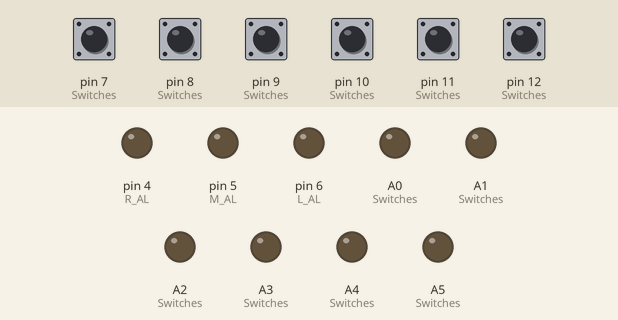
Simulated run of this program. Board: Arduino Nano, built with avr-gcc and run on an emulated ATmega328P. On the bench: output pins drawn as LEDs (lit = HIGH). The test bench sets the inputs (shaded band); at power-on: pin 7 (Switches), pin 8 (Switches), pin 9 (Switches), pin 10 (Switches), pin 11 (Switches), pin 12 (Switches) HIGH.

Above: at 1.2 s.
1.3 s: pin 7 (Switches) pulled LOW for 0.15 s
At 2.5 s:
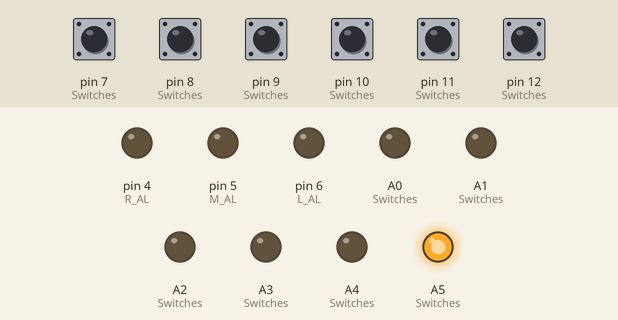
2.9 s: pin 8 (Switches) pulled LOW for 0.15 s
At 4.0 s:
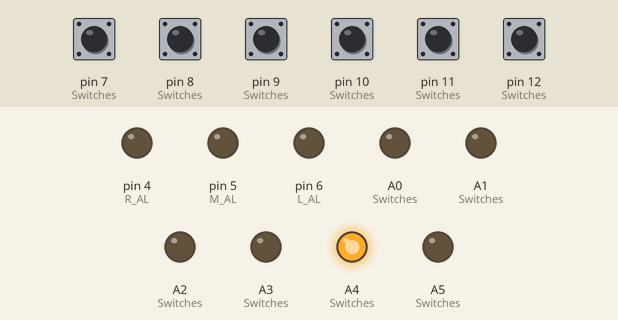
4.5 s: pin 9 (Switches) pulled LOW for 0.15 s
At 5.3 s:
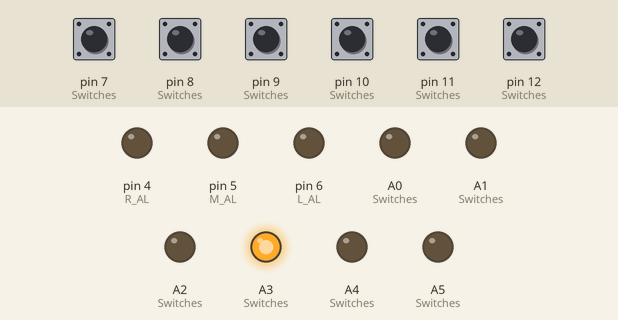
6.1 s: pin 10 (Switches) pulled LOW for 0.15 s
At 6.6 s:
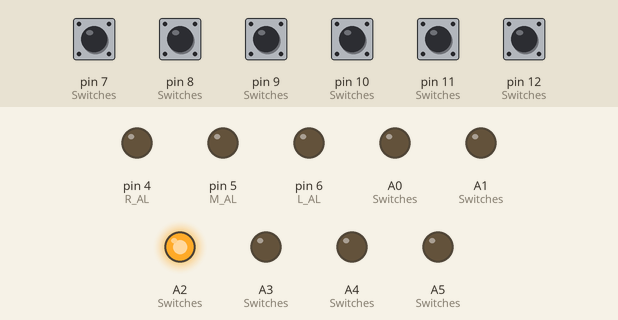
7.7 s: pin 11 (Switches) pulled LOW for 0.15 s
At 8.9 s:
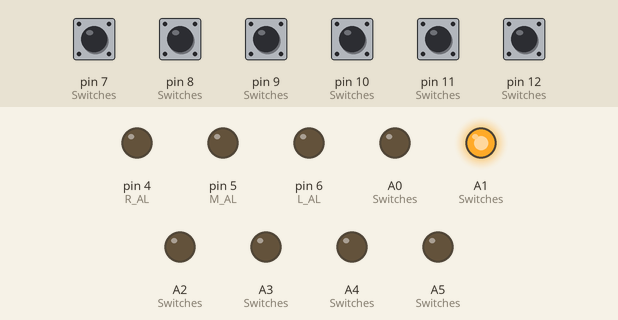
9.3 s: pin 12 (Switches) pulled LOW for 0.15 s
At 10.3 s:
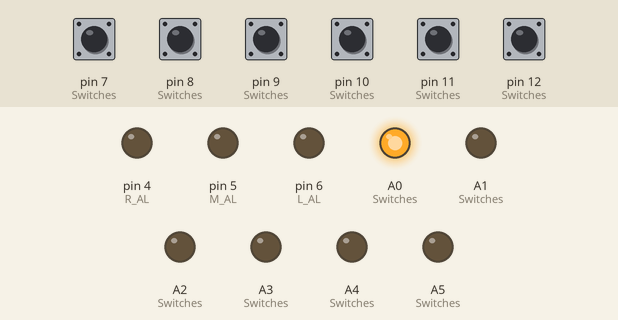
Timing chart, 0 to 11.9 s (numbered marks = the images above; inputs shaded):
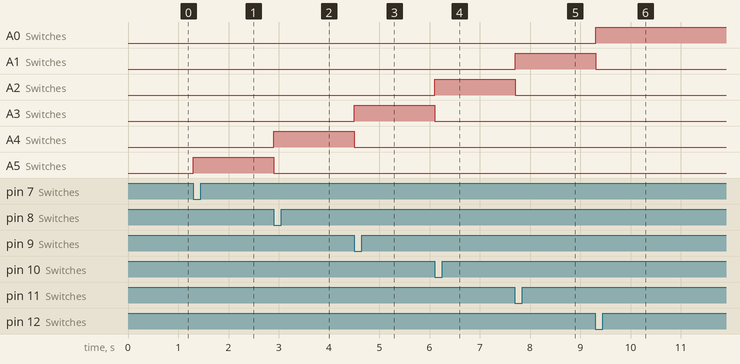

The program:

main.cpp
```cpp
#include <Arduino.h>
#include "general.h"
#include "AmberLeds.h"
#include "ArcadeSwitch.h"

//---------Amber Leds----------------------

#define L_AL D6 // Left Amber Led
#define M_AL D5 // Middle Amber Led
#define R_AL D4 // Right Amber Led

//---------Amber Leds END------------------
//---------ArcadeButtons-------------------
//---------ArcadeButtons Leds--------------

#define LB_AB_L A0 // Left Blue ArcadeButton Led
#define RB_AB_L A1 // Right Blue ArcadeButton Led

#define LW_AB_L A2 // Left White ArcadeButton Led
#define RW_AB_L A3 // Right White ArcadeButton Led

#define LY_AB_L A4 // Left Yellow ArcadeButton Led
#define RY_AB_L A5 // Right Yellow ArcadeButton Led

//---------ArcadeButtons Switches----------

#define LB_AB_S D12 // Left Blue ArcadeButton Switch
#define RB_AB_S D11 // Right Blue ArcadeButton Switch

#define LW_AB_S D10 // Left White ArcadeButton Switch
#define RW_AB_S D9  // Right White ArcadeButton Switch

#define LY_AB_S D8  // Left Yellow ArcadeButton Switch
#define RY_AB_S D7  // Right Yellow ArcadeButton Switch

//---------ArcadeButtons END---------------
//---------variable setup------------------

ArcadeSwitch Switches[] =
{
  {LB_AB_L, LB_AB_S},
  {RB_AB_L, RB_AB_S},
  {LW_AB_L, LW_AB_S},
  {RW_AB_L, RW_AB_S},
  {LY_AB_L, LY_AB_S},
  {RY_AB_L, RY_AB_S}
};

void (*fp[])(void) =
{
  SetAllOn,
  SetAllOff,
  SetLightOption1,
  SetLightOption2,
  SetLightOption3
};

LightOption lightOption;

const uint8_t Amount_Of_Switches = sizeof(Switches) / sizeof(ArcadeSwitch);

uint8_t Button_Values = 0x0;
uint8_t Prev_Button_Values = 0x0;
uint8_t Highest_Binary_Number;

//---------variable setup END--------------
//---------Forward declared functions------

void AmberLedSetup();
void ButtonSetup();
void CheckForMultipleBits();
void SetRelatedLEDOnArcadeButton();
LightOption GetRelatedLightIndexFromButtons();

//---------Forward declared functions END--

void setup() {
  AmberLedSetup();
  ButtonSetup();
  Serial.begin(9600);
}

void loop() {
  Button_Values = 0x0;

  for(int i = 0; i < Amount_Of_Switches; i++)
    Button_Values |= (digitalRead(Switches[i].m_SwitchPin) << i);

  CheckForMultipleBits();

  if(Button_Values != Prev_Button_Values && Button_Values != Highest_Binary_Number)
  {
    SetRelatedLEDOnArcadeButton();
    lightOption = GetRelatedLightIndexFromButtons();
  }
  //Serial.println(Button_Values, BIN);
  delay(50);
}

void AmberLedSetup()
{
  pinMode(L_AL, OUTPUT);
  pinMode(M_AL, OUTPUT);
  pinMode(R_AL, OUTPUT);

  digitalWrite(L_AL, LOW);
  digitalWrite(M_AL, LOW);
  digitalWrite(R_AL, LOW);

  lightOption = SET_ALL_LIGHTS_OFF;
}

void ButtonSetup()
{
  // --Leds------
  pinMode(Switches[0].m_LedPin, OUTPUT);
  pinMode(Switches[1].m_LedPin, OUTPUT);
  pinMode(Switches[2].m_LedPin, OUTPUT);
  pinMode(Switches[3].m_LedPin, OUTPUT);
  pinMode(Switches[4].m_LedPin, OUTPUT);
  pinMode(Switches[5].m_LedPin, OUTPUT);


  digitalWrite(Switches[0].m_LedPin, LOW);
  digitalWrite(Switches[1].m_LedPin, LOW);
  digitalWrite(Switches[2].m_LedPin, LOW);
  digitalWrite(Switches[3].m_LedPin, LOW);
  digitalWrite(Switches[4].m_LedPin, LOW);
  digitalWrite(Switches[5].m_LedPin, LOW);

  // --Switches--
  pinMode(Switches[0].m_SwitchPin, INPUT_PULLUP);
  pinMode(Switches[1].m_SwitchPin, INPUT_PULLUP);
  pinMode(Switches[2].m_SwitchPin, INPUT_PULLUP);
  pinMode(Switches[3].m_SwitchPin, INPUT_PULLUP);
  pinMode(Switches[4].m_SwitchPin, INPUT_PULLUP);
  pinMode(Switches[5].m_SwitchPin, INPUT_PULLUP);

  for(int i = 0; i < Amount_Of_Switches; i++)
    Highest_Binary_Number |= 1 << i;
}

void CheckForMultipleBits()
{
  bool HasBeenSet = false;
  for(int i = 0; i < Amount_Of_Switches; i++)
  {
    if(!(Button_Values & (1 << i)) && HasBeenSet == false)
      HasBeenSet = true;
    else if(!(Button_Values & (1 << i)) && HasBeenSet == true)
      Button_Values |= (1 << i);
  }
}

void SetRelatedLEDOnArcadeButton()
{
  Prev_Button_Values = Button_Values;
  for(int i = 0; i < Amount_Of_Switches; i++)
  {
    digitalWrite(Switches[i].m_LedPin, (Button_Values & (1 << i)) ? LOW : HIGH);
  }
}

LightOption GetRelatedLightIndexFromButtons()
{
  for(uint8_t i = 0; i < Amount_Of_Switches; i++)
  {
    if(!(Button_Values & (1 << i)))
      return (LightOption)i;
  }

  return NONE;
}
```

AmberLeds.h
```cpp
#ifndef __AMBERLEDS__H
#define __AMBERLEDS__H

enum LightOption
{
    SET_ALL_LIGHTS_ON = 0,
    SET_ALL_LIGHTS_OFF,
    SET_LIGHT_OPTION_1,
    SET_LIGHT_OPTION_2,
    SET_LIGHT_OPTION_3,

    NONE = 255
};

void SetAllOn();
void SetAllOff();
void SetLightOption1();
void SetLightOption2();
void SetLightOption3();

#endif // __AMBERLEDS__H
```

ArcadeSwitch.h
```cpp
#ifndef __ARCADESWITCH__H
#define __ARCADESWITCH__H

#include <stdint.h>

struct ArcadeSwitch
{
  const uint8_t m_LedPin;
  const uint8_t m_SwitchPin;
};

#endif // __ARCADESWITCH__H
```

general.h
```cpp
#ifndef __GENERAL__H
#define __GENERAL__H

#include <stdint.h>

static const uint8_t D0  = (uint8_t)0U;
static const uint8_t D1  = (uint8_t)1U;
static const uint8_t D2  = (uint8_t)2U;
static const uint8_t D3  = (uint8_t)3U;
static const uint8_t D4  = (uint8_t)4U;
static const uint8_t D5  = (uint8_t)5U;
static const uint8_t D6  = (uint8_t)6U;
static const uint8_t D7  = (uint8_t)7U;
static const uint8_t D8  = (uint8_t)8U;
static const uint8_t D9  = (uint8_t)9U;
static const uint8_t D10 = (uint8_t)10U;
static const uint8_t D11 = (uint8_t)11U;
static const uint8_t D12 = (uint8_t)12U;
static const uint8_t D13 = (uint8_t)13U;

#endif // __GENERAL__H
```

AmberLeds.cpp
```cpp
#include "AmberLeds.h"

#include <Arduino.h>
#include "general.h"

void SetAllOn()
{
    Serial.println("Lights on");
}

void SetAllOff()
{
    Serial.println("Lights off");
}

void SetLightOption1()
{
    Serial.println("Lights option 1");
}

void SetLightOption2()
{
    Serial.println("Lights option 2");
}

void SetLightOption3()
{
    Serial.println("Lights option 3");
}
```

ArcadeSwitch.cpp
```cpp
#include "ArcadeSwitch.h"
```

Measured:
- after the input at 1.3 s, A5 (Switches): LOW → HIGH at once
- after the input at 2.9 s, A4 (Switches): LOW → HIGH at once; A5 (Switches): HIGH → LOW at once
- after the input at 4.5 s, A3 (Switches): LOW → HIGH at once; A4 (Switches): HIGH → LOW at once
- after the input at 6.1 s, A2 (Switches): LOW → HIGH at once; A3 (Switches): HIGH → LOW at once
- after the input at 7.7 s, A1 (Switches): LOW → HIGH at once; A2 (Switches): HIGH → LOW at once
- after the input at 9.3 s, A0 (Switches): LOW → HIGH at once; A1 (Switches): HIGH → LOW at once
